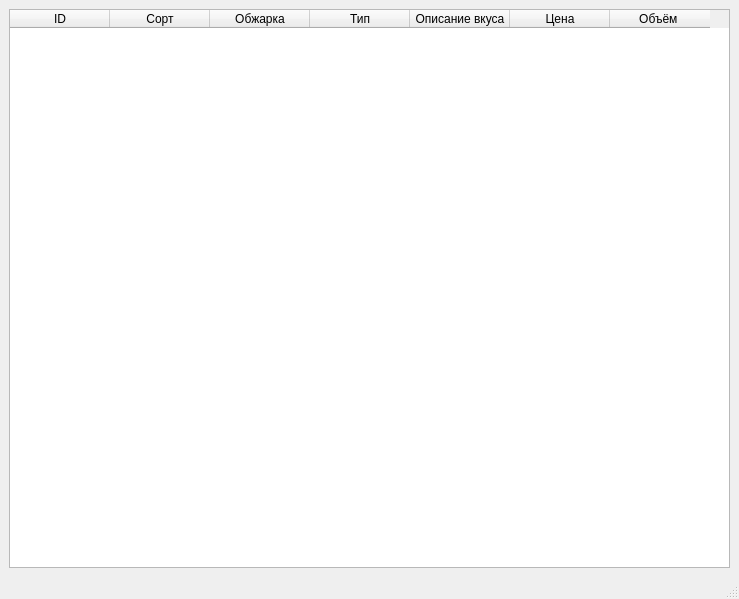
<?xml version="1.0" encoding="UTF-8"?>
<ui version="4.0">
 <class>MainWindow</class>
 <widget class="QMainWindow" name="MainWindow">
  <property name="geometry">
   <rect>
    <x>0</x>
    <y>0</y>
    <width>739</width>
    <height>599</height>
   </rect>
  </property>
  <property name="windowTitle">
   <string>MainWindow</string>
  </property>
  <widget class="QWidget" name="centralwidget">
   <layout class="QGridLayout" name="gridLayout">
    <item row="0" column="0">
     <widget class="QTableWidget" name="tableWidget">
      <column>
       <property name="text">
        <string>ID</string>
       </property>
      </column>
      <column>
       <property name="text">
        <string>Сорт</string>
       </property>
      </column>
      <column>
       <property name="text">
        <string>Обжарка</string>
       </property>
      </column>
      <column>
       <property name="text">
        <string>Тип</string>
       </property>
      </column>
      <column>
       <property name="text">
        <string>Описание вкуса</string>
       </property>
      </column>
      <column>
       <property name="text">
        <string>Цена</string>
       </property>
      </column>
      <column>
       <property name="text">
        <string>Объём </string>
       </property>
      </column>
     </widget>
    </item>
   </layout>
  </widget>
  <widget class="QMenuBar" name="menubar">
   <property name="geometry">
    <rect>
     <x>0</x>
     <y>0</y>
     <width>739</width>
     <height>21</height>
    </rect>
   </property>
  </widget>
  <widget class="QStatusBar" name="statusbar"/>
 </widget>
 <resources/>
 <connections/>
</ui>
